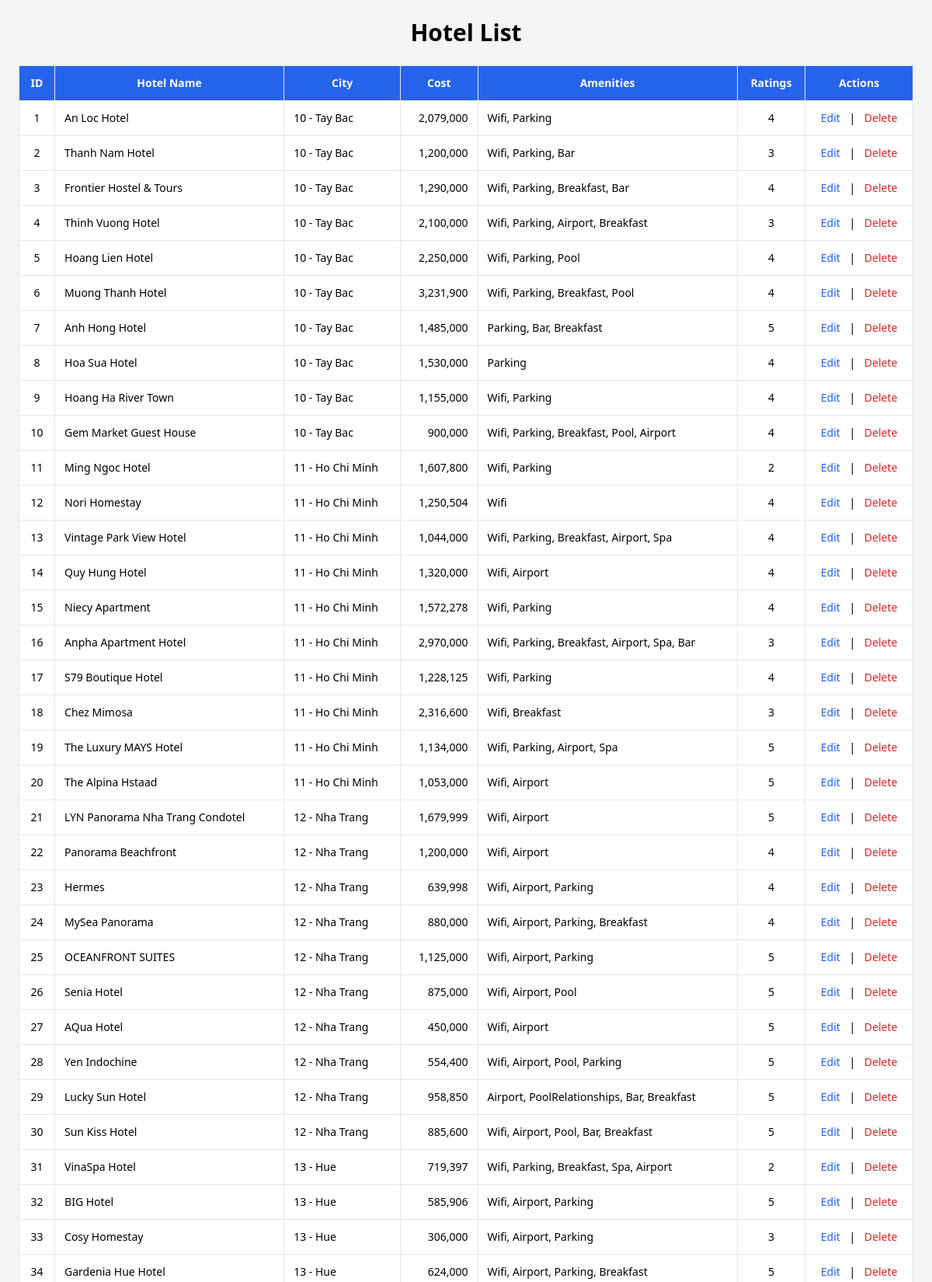
The page /admin/adminviewhotel.php (upper part) on the database its author committed.
### tables this page shows
CREATE TABLE `hotels` (
  `hotelid` int NOT NULL AUTO_INCREMENT,
  `hotel` varchar(255) NOT NULL,
  `cityid` int DEFAULT NULL,
  `cost` bigint DEFAULT NULL,
  `amenities` text,
  `ratings` int DEFAULT NULL,
  PRIMARY KEY (`hotelid`),
  KEY `hotels_ibfk_1` (`cityid`),
  CONSTRAINT `hotels_ibfk_1` FOREIGN KEY (`cityid`) REFERENCES `cities` (`cityid`) ON DELETE CASCADE
);

### admin/adminviewhotel.php (the view, shortened to what this page needs)
<?php
include '../dbconnect.php';
$result = $conn->query("SELECT * FROM hotels");
$cities_result = $conn->query("SELECT cityid, city FROM cities");
$city_options = [];
while ($city = $cities_result->fetch_assoc()) {
    $city_options[$city['cityid']] = $city['city'];
}
?>
<!DOCTYPE html>
<html lang="en">
<head>
    <script src="https://cdn.tailwindcss.com"></script>
    <link rel="stylesheet" type="text/css" href="../css/adminviewhotel.css">
</head>
<body class="bg-gray-100 p-6">
    <div class="max-w-7xl mx-auto">
        <h2 class="text-3xl font-bold mb-6 text-center">Hotel List</h2>
        <div class="overflow-x-auto mb-10">
            <table class="min-w-full bg-white border border-gray-300 shadow-sm rounded-lg text-sm">
                <thead class="bg-blue-600 text-white">
                    <tr>
                        <th class="p-3 border">ID</th>
                        <th class="p-3 border">Hotel Name</th>
                        <th class="p-3 border">City</th>
                        <th class="p-3 border">Cost</th>
                        <th class="p-3 border">Amenities</th>
                        <th class="p-3 border">Ratings</th>
                        <th class="p-3 border">Actions</th>
                    </tr>
                </thead>
                <tbody>
                <?php while ($row = $result->fetch_assoc()) { ?>
                    <tr class="hover:bg-gray-50">
                        <td class="p-3 border text-center"><?= $row["hotelid"] ?></td>
                        <td class="p-3 border"><?= htmlspecialchars($row["hotel"]) ?></td>
                        <td class="p-3 border"><?= $row["cityid"] ?> - <?= $city_options[$row["cityid"]] ?? "Unknown" ?></td>
                        <td class="p-3 border text-right"><?= number_format($row["cost"]) ?></td>
                        <td class="p-3 border"><?= nl2br(htmlspecialchars($row["amenities"])) ?></td>
                        <td class="p-3 border text-center"><?= $row["ratings"] ?></td>
                        <td class="p-3 border text-center">
                            <a href="?edit=<?= $row["hotelid"] ?>" class="text-blue-600 hover:underline mr-2">Edit</a> |
                            <a href="?delete=<?= $row["hotelid"] ?>" class="text-red-600 hover:underline ml-2" onclick="return confirm('Delete this hotel?')">Delete</a>
                        </td>
                    </tr>
                <?php } ?>
                </tbody>
            </table>
        </div>
    </div>
</body>
</html>

### rows shown on the page
hotels: hotelid "1", hotel "An Loc Hotel", cityid "10", cityid "Tay Bac", cost "2,079,000", amenities "Wifi, Parking", ratings "4"
hotels: hotelid "2", hotel "Thanh Nam Hotel", cityid "10", cityid "Tay Bac", cost "1,200,000", amenities "Wifi, Parking, Bar", ratings "3"
hotels: hotelid "3", hotel "Frontier Hostel & Tours", cityid "10", cityid "Tay Bac", cost "1,290,000", amenities "Wifi, Parking, Breakfast, Bar", ratings "4"
hotels: hotelid "4", hotel "Thinh Vuong Hotel", cityid "10", cityid "Tay Bac", cost "2,100,000", amenities "Wifi, Parking, Airport, Breakfast", ratings "3"
hotels: hotelid "5", hotel "Hoang Lien Hotel", cityid "10", cityid "Tay Bac", cost "2,250,000", amenities "Wifi, Parking, Pool", ratings "4"
hotels: hotelid "6", hotel "Muong Thanh Hotel", cityid "10", cityid "Tay Bac", cost "3,231,900", amenities "Wifi, Parking, Breakfast, Pool", ratings "4"
hotels: hotelid "7", hotel "Anh Hong Hotel", cityid "10", cityid "Tay Bac", cost "1,485,000", amenities "Parking, Bar, Breakfast", ratings "5"
hotels: hotelid "8", hotel "Hoa Sua Hotel", cityid "10", cityid "Tay Bac", cost "1,530,000", amenities "Parking", ratings "4"
hotels: hotelid "9", hotel "Hoang Ha River Town", cityid "10", cityid "Tay Bac", cost "1,155,000", amenities "Wifi, Parking", ratings "4"
hotels: hotelid "10", hotel "Gem Market Guest House", cityid "10", cityid "Tay Bac", cost "900,000", amenities "Wifi, Parking, Breakfast, Pool, Airport", ratings "4"
hotels: hotelid "11", hotel "Ming Ngoc Hotel", cityid "11", cityid "Ho Chi Minh", cost "1,607,800", amenities "Wifi, Parking", ratings "2"
hotels: hotelid "12", hotel "Nori Homestay", cityid "11", cityid "Ho Chi Minh", cost "1,250,504", amenities "Wifi", ratings "4"
hotels: hotelid "13", hotel "Vintage Park View Hotel", cityid "11", cityid "Ho Chi Minh", cost "1,044,000", amenities "Wifi, Parking, Breakfast, Airport, Spa", ratings "4"
hotels: hotelid "14", hotel "Quy Hung Hotel", cityid "11", cityid "Ho Chi Minh", cost "1,320,000", amenities "Wifi, Airport", ratings "4"
hotels: hotelid "15", hotel "Niecy Apartment", cityid "11", cityid "Ho Chi Minh", cost "1,572,278", amenities "Wifi, Parking", ratings "4"
hotels: hotelid "16", hotel "Anpha Apartment Hotel", cityid "11", cityid "Ho Chi Minh", cost "2,970,000", amenities "Wifi, Parking, Breakfast, Airport, Spa, Bar", ratings "3"
hotels: hotelid "17", hotel "S79 Boutique Hotel", cityid "11", cityid "Ho Chi Minh", cost "1,228,125", amenities "Wifi, Parking", ratings "4"
hotels: hotelid "18", hotel "Chez Mimosa", cityid "11", cityid "Ho Chi Minh", cost "2,316,600", amenities "Wifi, Breakfast", ratings "3"
hotels: hotelid "19", hotel "The Luxury MAYS Hotel", cityid "11", cityid "Ho Chi Minh", cost "1,134,000", amenities "Wifi, Parking, Airport, Spa", ratings "5"
hotels: hotelid "20", hotel "The Alpina Hstaad", cityid "11", cityid "Ho Chi Minh", cost "1,053,000", amenities "Wifi, Airport", ratings "5"
hotels: hotelid "21", hotel "LYN Panorama Nha Trang Condotel", cityid "12", cityid "Nha Trang", cost "1,679,999", amenities "Wifi, Airport", ratings "5"
hotels: hotelid "22", hotel "Panorama Beachfront", cityid "12", cityid "Nha Trang", cost "1,200,000", amenities "Wifi, Airport", ratings "4"
hotels: hotelid "23", hotel "Hermes", cityid "12", cityid "Nha Trang", cost "639,998", amenities "Wifi, Airport, Parking", ratings "4"
hotels: hotelid "24", hotel "MySea Panorama", cityid "12", cityid "Nha Trang", cost "880,000", amenities "Wifi, Airport, Parking, Breakfast", ratings "4"
hotels: hotelid "25", hotel "OCEANFRONT SUITES", cityid "12", cityid "Nha Trang", cost "1,125,000", amenities "Wifi, Airport, Parking", ratings "5"
hotels: hotelid "26", hotel "Senia Hotel", cityid "12", cityid "Nha Trang", cost "875,000", amenities "Wifi, Airport, Pool", ratings "5"
hotels: hotelid "27", hotel "AQua Hotel", cityid "12", cityid "Nha Trang", cost "450,000", amenities "Wifi, Airport", ratings "5"
hotels: hotelid "28", hotel "Yen Indochine", cityid "12", cityid "Nha Trang", cost "554,400", amenities "Wifi, Airport, Pool, Parking", ratings "5"
hotels: hotelid "29", hotel "Lucky Sun Hotel", cityid "12", cityid "Nha Trang", cost "958,850", amenities "Airport, PoolRelationships, Bar, Breakfast", ratings "5"
hotels: hotelid "30", hotel "Sun Kiss Hotel", cityid "12", cityid "Nha Trang", cost "885,600", amenities "Wifi, Airport, Pool, Bar, Breakfast", ratings "5"
hotels: hotelid "31", hotel "VinaSpa Hotel", cityid "13", cityid "Hue", cost "719,397", amenities "Wifi, Parking, Breakfast, Spa, Airport", ratings "2"
hotels: hotelid "32", hotel "BIG Hotel", cityid "13", cityid "Hue", cost "585,906", amenities "Wifi, Airport, Parking", ratings "5"
hotels: hotelid "33", hotel "Cosy Homestay", cityid "13", cityid "Hue", cost "306,000", amenities "Wifi, Airport, Parking", ratings "3"
hotels: hotelid "34", hotel "Gardenia Hue Hotel", cityid "13", cityid "Hue", cost "624,000", amenities "Wifi, Airport, Parking, Breakfast", ratings "5"
